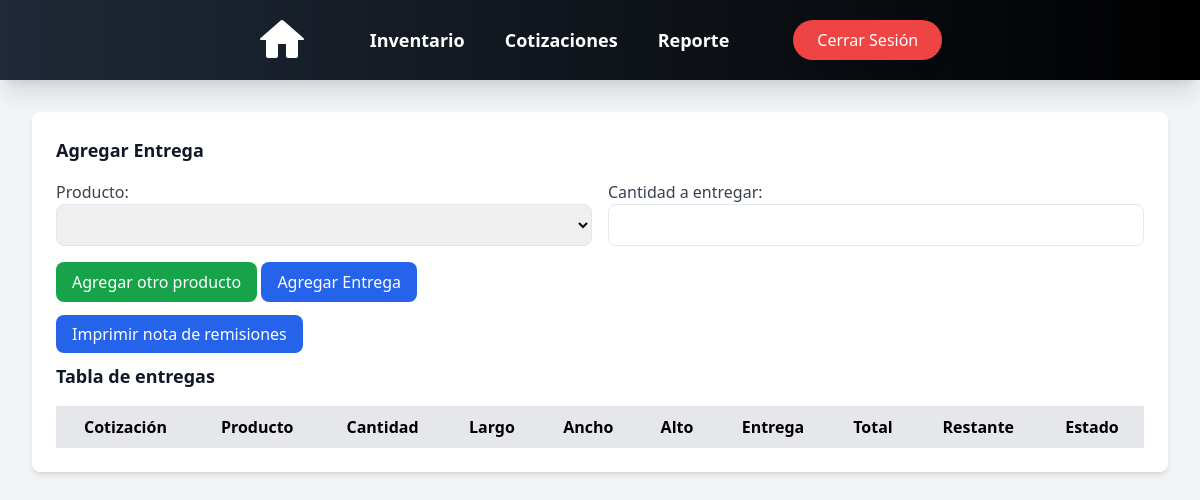
The page /quotes/remission/COT03/ (signed in) on the database as committed earlier.
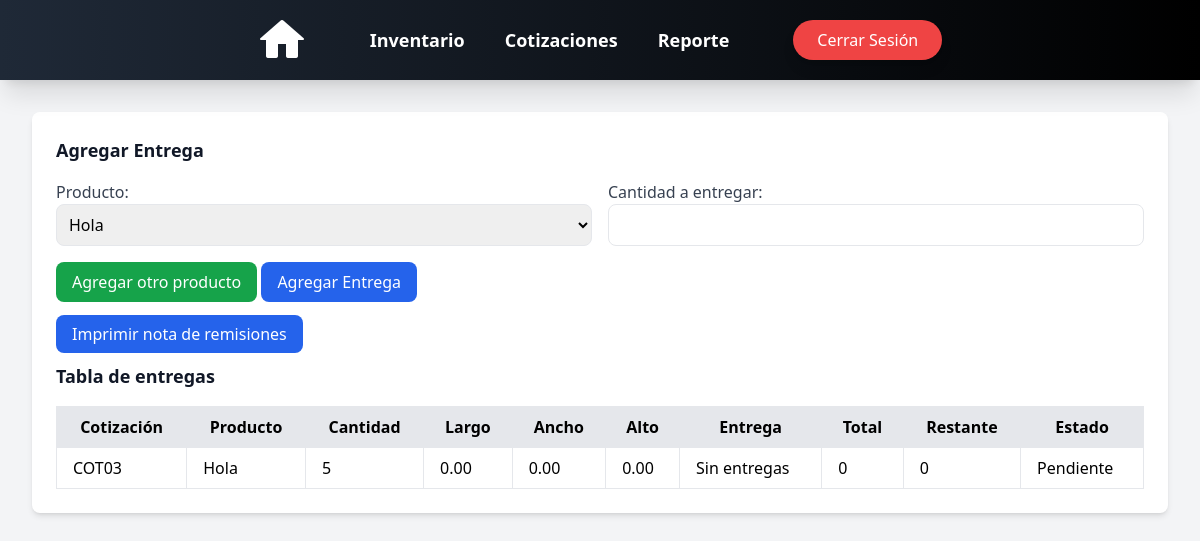
The same page on the database as committed later.
### cotizaciones/models.py (models this page shows, shortened)
class Cotizaciones(models.Model):
    id = models.CharField(max_length=10, primary_key=True, unique=True, blank=False, null=False)
    cliente = models.CharField(max_length=50, blank=False, null=True)
    telefono = models.IntegerField(blank=False, null=True)
    fecha = models.DateField(auto_now=False, auto_now_add=False)
    fecha_propuesta = models.DateField(auto_now=False, auto_now_add=False)
    fecha_entrega = models.DateField(auto_now=False, auto_now_add=False, null=True, blank=True)
    direccion_entrega = models.CharField(max_length=50, default='Pendiente')
    servicio_envio = models.CharField(max_length=100, default="TGZ")
    costo_envio = models.DecimalField(max_digits=10, decimal_places=2, blank=False, null=True, default=0)
    total = models.DecimalField(max_digits=10, decimal_places=2, default=0.0)  # Total sin IVA
    total_Civa = models.DecimalField(max_digits=10, decimal_places=2, default=0.0)
    status = models.CharField(max_length=20, blank=False, null=False, default='Pendiente')
    anticipo = models.DecimalField(max_digits=10, decimal_places=2, default=0.0)
    restante = models.DecimalField(max_digits=10, decimal_places=2, default=0.0)
    metodo_pago = models.CharField(max_length=20, null=False, default='No')
    iva = models.DecimalField(max_digits=10, decimal_places=2, default=0.0)

class CotizacionProduct(models.Model):
    cotizacion_id = models.ForeignKey(Cotizaciones, on_delete=models.CASCADE, related_name='cotizaciones')
    product_id = models.ForeignKey(Product, on_delete=models.CASCADE)
    cantidad = models.IntegerField(default=1)
    phistorico = models.DecimalField(max_digits=10, decimal_places=2, default=0.0)
    subtotal = models.DecimalField(max_digits=10, decimal_places=2, default=0.0)
    usar_precio_distribuidor = models.BooleanField(default=False)

### products/models.py (models this page shows, shortened)
class Product(models.Model):
    nombre = models.CharField(max_length=50, blank=True, null=False)
    descripcion = models.CharField(max_length=100, blank=True, null=False)
    categoria = models.CharField(max_length=50, blank=True, null=False)
    largo = models.DecimalField(max_digits=5, decimal_places=2, blank=True, null=True, default=0)
    ancho = models.DecimalField(max_digits=5, decimal_places=2, blank=True, null=True, default=0)
    alto = models.DecimalField(max_digits=5, decimal_places=2, blank=True, null=True, default=0)
    volumen = models.FloatField(blank=True, null=True, default=0)
    volumen_total = models.FloatField(blank=True, null=True, default=0)
    unidad = models.CharField(max_length=50, blank=True, null=False)
    inventario = models.IntegerField(blank=True, null=True)
    precio_general = models.DecimalField(max_digits=10, decimal_places=2, blank=True, null=False)
    precio_distribuidor = models.DecimalField(max_digits=10, decimal_places=2, blank=True, null=True)
    otro = BooleanField(default=False)
    imagen = models.ImageField(upload_to='images_products/', blank=True, null=True)
    thumbnail = models.ImageField(upload_to='thumbs', blank=True, null=True, editable=True)

### cotizaciones/views.py (the view, shortened to what this page needs)
# urls.py: path('remission/<str:id>/', view_remission, name='view_remission'),
def view_remission(request, id):
    cotizacion = get_object_or_404(Cotizaciones, id=id)
    productos_cotizacion = CotizacionProduct.objects.filter(cotizacion_id=cotizacion)
    remisiones = Remisiones.objects.filter(cotizacion_id=cotizacion)
    remisiones_dict = {}
    for producto in productos_cotizacion:
        remision = remisiones.filter(product_id=producto.product_id).first()
        remisiones_dict[producto.product_id.id] = {
            "entregas": Entregas.objects.filter(remision__product_id=producto.product_id, remision__cotizacion_id=cotizacion).order_by("id"),
            "remision": remision  # Incluir la instancia de Remisiones
        }
    context = {
        "cotizacion": cotizacion,
        "productos_cotizacion": productos_cotizacion,
        "remisiones_dict": remisiones_dict,
    }
    return render(request, "quotes/remisiones.html", context)

### cotizaciones/templatetags/custom_filters.py (called while the page is built)
@register.filter
def get_item(dictionary, key):
    return dictionary.get(key, {'entrega': 0, 'total': 0, 'restante': 0, 'status': 'Pendiente'})

### users/context_processors.py (called while the page is built)
def empleado_context(request):
    if request.user.is_authenticated:
        empleado = request.user.groups.filter(name='Empleado').exists()
    else:
        empleado = False  # Si no está autenticado, no es parte del grupo
    return {'empleado': empleado}

### templates/quotes/remisiones.html (shortened to what the changed rows need)
{% load static custom_filters %}
<!DOCTYPE html>
<html lang="es">
<head>
    <script src="https://cdn.tailwindcss.com"></script>
</head>
<body class="bg-gray-100 p-8">
    {% include 'nav_bar.html' %}
    {% if request.user.is_authenticated %}
        <div class="animate__animated animate__fadeIn">
            <div class="bg-white p-6 rounded-lg shadow-md mt-20">
                <h2 class="text-lg font-semibold text-gray-900 mb-4">Agregar Entrega</h2>
                <form method="POST" action="" class="mb-5">
                    <div id="filas-productos">
                        <div class="grid grid-cols-2 gap-4 producto-fila">
                            <div>
                                <label class="block text-gray-700">Producto:</label>
                                <select name="product_id" class="w-full border rounded-lg p-2">
                                    {% for producto in productos_cotizacion %}
                                        <option value="{{ producto.product_id.id }}">{{ producto.product_id.nombre }}</option>
                                    {% endfor %}
                                </select>
                            </div>
                            <div>
                                <label class="block text-gray-700">Cantidad a entregar:</label>
                                <input type="number" name="cantidad_entregada" class="w-full border rounded-lg p-2" min="1" required>
                            </div>
                        </div>
                    </div>
                    <button type="button" onclick="agregarFila()" class="mt-4 bg-green-600 text-white px-4 py-2 rounded-lg hover:bg-green-700 transition">
                        Agregar otro producto
                    </button>
                    <button type="submit" class="mt-4 bg-blue-600 text-white px-4 py-2 rounded-lg hover:bg-blue-700 transition">
                        Agregar Entrega
                    </button>
                </form>
                <a href="{% url 'generate_remission_pdf' cotizacion.id %}" class="mt-4 mb-5 bg-blue-600 text-white px-4 py-2 rounded-lg hover:bg-blue-700 transition">Imprimir nota de remisiones</a>
                <h2 class="text-lg font-semibold text-gray-900 mb-4 mt-4">Tabla de entregas</h2>
                <table id="tabla-productos" class="w-full border-collapse border border-gray-300">
                    <thead>
                        <tr class="bg-gray-200">
                            <th class="border px-4 py-2">Cotización</th>
                            <th class="border px-4 py-2">Producto</th>
                            <th class="border px-4 py-2">Cantidad</th>
                            <th class="border px-4 py-2">Largo</th>
                            <th class="border px-4 py-2">Ancho</th>
                            <th class="border px-4 py-2">Alto</th>
                            <th class="border px-4 py-2">Entrega</th>
                            <th class="border px-4 py-2">Total</th>
                            <th class="border px-4 py-2">Restante</th>
                            <th class="border px-4 py-2">Estado</th>
                        </tr>
                    </thead>
                    <tbody>
                        {% for producto in productos_cotizacion %}
                            <tr>
                                <td class="border px-4 py-2">{{ cotizacion.id }}</td>
                                <td class="border px-4 py-2">{{ producto.product_id.nombre }}</td>
                                <td class="border px-4 py-2">{{ producto.cantidad }}</td>
                                <td class="border px-4 py-2">{{ producto.product_id.largo }}</td>
                                <td class="border px-4 py-2">{{ producto.product_id.ancho }}</td>
                                <td class="border px-4 py-2">{{ producto.product_id.alto }}</td>
                                {% with remision_data=remisiones_dict|get_item:producto.product_id.id %}
                                    <td class="border px-4 py-2">
                                        {% if remision_data.entregas %}
                                            <ul>
                                                {% for entrega in remision_data.entregas %}
                                                    <li>
                                                        {{ forloop.counter }}{% if forloop.counter == 1 %}er{% else %}da{% endif %} entrega: {{ entrega.cantidad_entregada }}
                                                    </li>
                                                {% endfor %}
                                            </ul>
                                        {% else %}
                                            <p>Sin entregas</p>
                                        {% endif %}
                                    </td>
                                    <td class="border px-4 py-2">{{ remision_data.remision.total|default:"0" }}</td>
                                    <td class="border px-4 py-2">{{ remision_data.remision.restante|default:"0" }}</td>
                                    <td class="border px-4 py-2">{{ remision_data.remision.status|default:"Pendiente" }}</td>
                                {% endwith %}
                            </tr>
                        {% endfor %}
                    </tbody>
                </table>
            </div>
        </div>
    {% else %}
        <div class="flex flex-col items-center justify-center min-h-screen text-center">
            <h2 class="text-2xl font-semibold text-gray-700">No está autenticado</h2>
            <a href="{% url 'login' %}" class="mt-4 bg-blue-600 text-white px-4 py-2 rounded-lg hover:bg-blue-700 transition">Iniciar sesión</a>
        </div>
    {% endif %}
</body>
</html>

Rows that differ between the two databases and show on the page:
added CotizacionProduct: product_id.nombre "Hola", cantidad "5", product_id.largo "0.00", product_id.ancho "0.00", product_id.alto "0.00", remision.total "0", remision.restante "0", remision.status "Pendiente"
now on this page (row edited): Cotizaciones: id "COT03"
Other text that changed with them:
form field product_id: (not shown) → "Hola"
